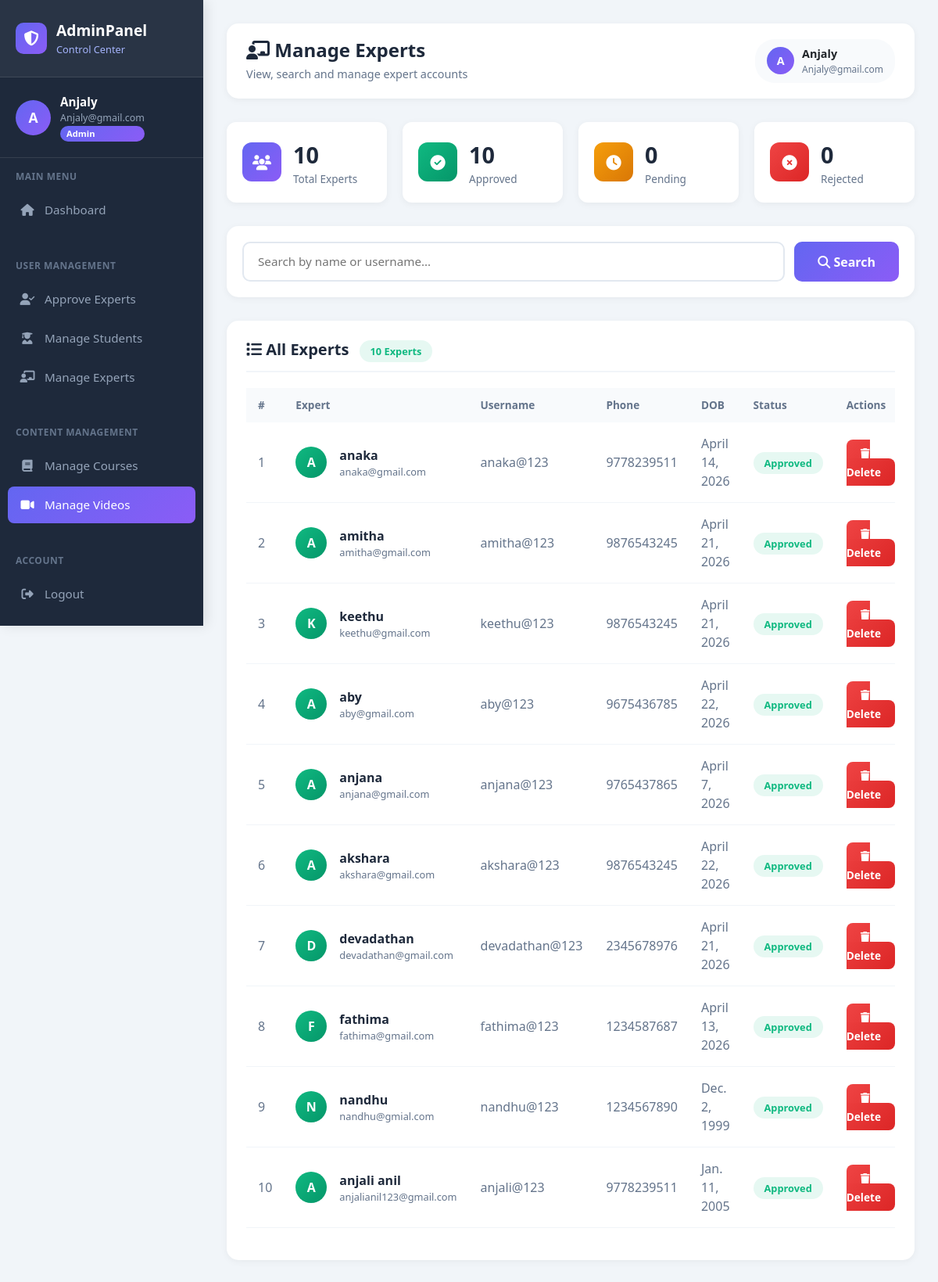
The page /manage-experts/ (signed in) on the database its author committed.
### AdminDashboard/models.py (models this page shows, shortened)
class User(models.Model):
    name = models.CharField(max_length=100)
    address = models.TextField()
    email = models.EmailField(unique=True)
    roll = models.CharField(max_length=50)
    status = models.CharField(max_length=20)
    dob = models.DateField()
    phone = models.CharField(max_length=15)
    username = models.CharField(max_length=50, unique=True)
    password = models.CharField(max_length=255)

### AdminDashboard/views.py (the view)
# urls.py: path('manage-experts/', d_view.manage_experts, name='manage_experts'),
def manage_experts(request):
    if "user_id" not in request.session:
        messages.error(request, "Please login to access this page.")
        return redirect("login")
    if request.session.get("roll") != "admin":
        messages.error(request, "Access denied.")
        return redirect("login")
    search_query = request.GET.get('search', '').strip()
    experts = User.objects.filter(roll="mentor").order_by('-id')
    if search_query:
        experts = experts.filter(
            Q(name__icontains=search_query) |
            Q(username__icontains=search_query)
        )
    total_experts = User.objects.filter(roll="mentor").count()
    approved_experts = User.objects.filter(roll="mentor", status="approved").count()
    pending_experts = User.objects.filter(roll="mentor", status="pending").count()
    rejected_experts = User.objects.filter(roll="mentor", status="rejected").count()
    context = {
        'experts': experts,
        'total_experts': total_experts,
        'approved_experts': approved_experts,
        'pending_experts': pending_experts,
        'rejected_experts': rejected_experts,
        'search_query': search_query,
        'name': request.session.get('name'),
        'username': request.session.get('username'),
        'email': request.session.get('email'),
    }
    return render(request, "manage_experts.html", context)

### templates/manage_experts.html (shortened to what this page needs)
{% load static %}
<!DOCTYPE html>
<html lang="en">
<head>
    <link href="https://cdn.jsdelivr.net/npm/bootstrap@5.3.2/dist/css/bootstrap.min.css" rel="stylesheet">
    <link rel="stylesheet" href="https://cdnjs.cloudflare.com/ajax/libs/font-awesome/6.4.0/css/all.min.css">
</head>
<body>
    <div class="sidebar">
        <div class="sidebar-brand">
            <div class="brand-icon">
                <i class="fas fa-shield-alt"></i>
            </div>
            <div class="brand-text">
                AdminPanel
                <span>Control Center</span>
            </div>
        </div>
        <div class="sidebar-profile">
            <div class="profile-avatar">{{ name|first|upper }}</div>
            <div>
                <div class="profile-name">{{ name }}</div>
                <div class="profile-email">{{ email }}</div>
                <div class="profile-badge">Admin</div>
            </div>
        </div>
        <div class="sidebar-section">Main Menu</div>
        <ul class="sidebar-menu">
            <li>
                <a href="{% url 'admindashboard' %}">
                    <i class="fas fa-home"></i> Dashboard
                </a>
            </li>
        </ul>
        <div class="sidebar-section">User Management</div>
        <ul class="sidebar-menu">
            <li>
                <a href="{% url 'approve_experts' %}">
                    <i class="fas fa-user-check"></i> Approve Experts
                </a>
            </li>
            <li>
                <a href="{% url 'manage_students' %}">
                    <i class="fas fa-user-graduate"></i> Manage Students
                </a>
            </li>
            <li>
                <a href="{% url 'manage_experts' %}">
                    <i class="fas fa-chalkboard-teacher"></i> Manage Experts
                </a>
            </li>
        </ul>
        <div class="sidebar-section">Content Management</div>
        <ul class="sidebar-menu">
            <li>
                <a href="{% url 'admin_manage_courses' %}">
                    <i class="fas fa-book"></i> Manage Courses
                </a>
            </li>
            <li>
                <a href="{% url 'admin_manage_videos' %}" class="active">
                    <i class="fas fa-video"></i> Manage Videos
                </a>
            </li>
        </ul>
        <div class="sidebar-section">Account</div>
        <ul class="sidebar-menu">
            <li>
                <a href="{% url 'logout' %}">
                    <i class="fas fa-sign-out-alt"></i> Logout
                </a>
            </li>
        </ul>
    </div>
    <div class="main-content">
        <div class="top-bar">
            <div>
                <h4><i class="fas fa-chalkboard-teacher"></i> Manage Experts</h4>
                <p style="color: #64748b; margin: 5px 0 0; font-size: 0.9rem;">
                    View, search and manage expert accounts
                </p>
            </div>
            <div class="user-info">
                <div class="user-info-avatar">{{ name|first|upper }}</div>
                <div>
                    <div style="font-weight: 600; font-size: 0.9rem;">{{ username }}</div>
                    <div style="font-size: 0.75rem; color: #64748b;">{{ email }}</div>
                </div>
            </div>
        </div>
        <div class="stats-row">
            <div class="mini-stat">
                <div class="mini-stat-icon total">
                    <i class="fas fa-users"></i>
                </div>
                <div>
                    <div class="mini-stat-number">{{ total_experts }}</div>
                    <div class="mini-stat-label">Total Experts</div>
                </div>
            </div>
            <div class="mini-stat">
                <div class="mini-stat-icon approved">
                    <i class="fas fa-check-circle"></i>
                </div>
                <div>
                    <div class="mini-stat-number">{{ approved_experts }}</div>
                    <div class="mini-stat-label">Approved</div>
                </div>
            </div>
            <div class="mini-stat">
                <div class="mini-stat-icon pending">
                    <i class="fas fa-clock"></i>
                </div>
                <div>
                    <div class="mini-stat-number">{{ pending_experts }}</div>
                    <div class="mini-stat-label">Pending</div>
                </div>
            </div>
            <div class="mini-stat">
                <div class="mini-stat-icon rejected">
                    <i class="fas fa-times-circle"></i>
                </div>
                <div>
                    <div class="mini-stat-number">{{ rejected_experts }}</div>
                    <div class="mini-stat-label">Rejected</div>
                </div>
            </div>
        </div>
        <div class="search-card">
            <form method="GET" class="search-form">
                <input type="text"
                       name="search"
                       class="search-input"
                       placeholder="Search by name or username..."
                       value="{{ search_query }}">
                <button type="submit" class="btn-search">
                    <i class="fas fa-search"></i> Search
                </button>
            </form>
        </div>
        <div class="table-card">
            <div class="table-card-header">
                <h5>
                    <i class="fas fa-list"></i>
                    {% if search_query %}
                        Search Results for "{{ search_query }}"
                    {% else %}
                        All Experts
                    {% endif %}
                    <span class="status-badge approved ms-2">{{ experts.count }} Experts</span>
                </h5>
            </div>
            {% if experts %}
            <div class="table-responsive">
                <table class="table">
                    <thead>
                        <tr>
                            <th>#</th>
                            <th>Expert</th>
                            <th>Username</th>
                            <th>Phone</th>
                            <th>DOB</th>
                            <th>Status</th>
                            <th>Actions</th>
                        </tr>
                    </thead>
                    <tbody>
                        {% for expert in experts %}
                        <tr>
                            <td style="color: #64748b;">{{ forloop.counter }}</td>
                            <td>
                                <div class="d-flex align-items-center gap-3">
                                    <div class="expert-avatar">{{ expert.name|first|upper }}</div>
                                    <div>
                                        <div style="font-weight: 600; color: var(--dark);">{{ expert.name }}</div>
                                        <div style="font-size: 0.8rem; color: #64748b;">{{ expert.email }}</div>
                                    </div>
                                </div>
                            </td>
                            <td style="color: #64748b;">{{ expert.username }}</td>
                            <td style="color: #64748b;">{{ expert.phone }}</td>
                            <td style="color: #64748b;">{{ expert.dob }}</td>
                            <td>
                                <span class="status-badge {{ expert.status }}">
                                    {{ expert.status|capfirst }}
                                </span>
                            </td>
                            <td>
                                <a href="{% url 'delete_expert' expert.id %}"
                                   class="btn-delete"
                                   onclick="return confirm('Delete {{ expert.name }}? This will also delete all their courses and videos!')">
                                    <i class="fas fa-trash"></i> Delete
                                </a>
                            </td>
                        </tr>
                        {% endfor %}
                    </tbody>
                </table>
            </div>
            {% endif %}
        </div>
    </div>
</body>
</html>

### rows shown on the page
User: name|first "A", name "anaka", email "anaka@gmail.com", username "anaka@123", phone "9778239511", dob "April 14, 2026", status "Approved"
User: name|first "A", name "amitha", email "amitha@gmail.com", username "amitha@123", phone "9876543245", dob "April 21, 2026", status "Approved"
User: name|first "K", name "keethu", email "keethu@gmail.com", username "keethu@123", phone "9876543245", dob "April 21, 2026", status "Approved"
User: name|first "A", name "aby", email "aby@gmail.com", username "aby@123", phone "9675436785", dob "April 22, 2026", status "Approved"
User: name|first "A", name "anjana", email "anjana@gmail.com", username "anjana@123", phone "9765437865", dob "April 7, 2026", status "Approved"
User: name|first "A", name "akshara", email "akshara@gmail.com", username "akshara@123", phone "9876543245", dob "April 22, 2026", status "Approved"
User: name|first "D", name "devadathan", email "devadathan@gmail.com", username "devadathan@123", phone "2345678976", dob "April 21, 2026", status "Approved"
User: name|first "F", name "fathima", email "fathima@gmail.com", username "fathima@123", phone "1234587687", dob "April 13, 2026", status "Approved"
User: name|first "N", name "nandhu", email "nandhu@gmial.com", username "nandhu@123", phone "1234567890", dob "Dec. 2, 1999", status "Approved"
User: name|first "A", name "anjali anil", email "anjalianil123@gmail.com", username "anjali@123", phone "9778239511", dob "Jan. 11, 2005", status "Approved"

### other values the page prints
{{ name|first|upper }} "A"
{{ name }} "Anjaly"
{{ email }} "Anjaly@gmail.com"
{{ username }} "Anjaly"
{{ total_experts }} "10"
{{ approved_experts }} "10"
{{ pending_experts }} "0"
{{ rejected_experts }} "0"
{{ experts.count }} "10"
